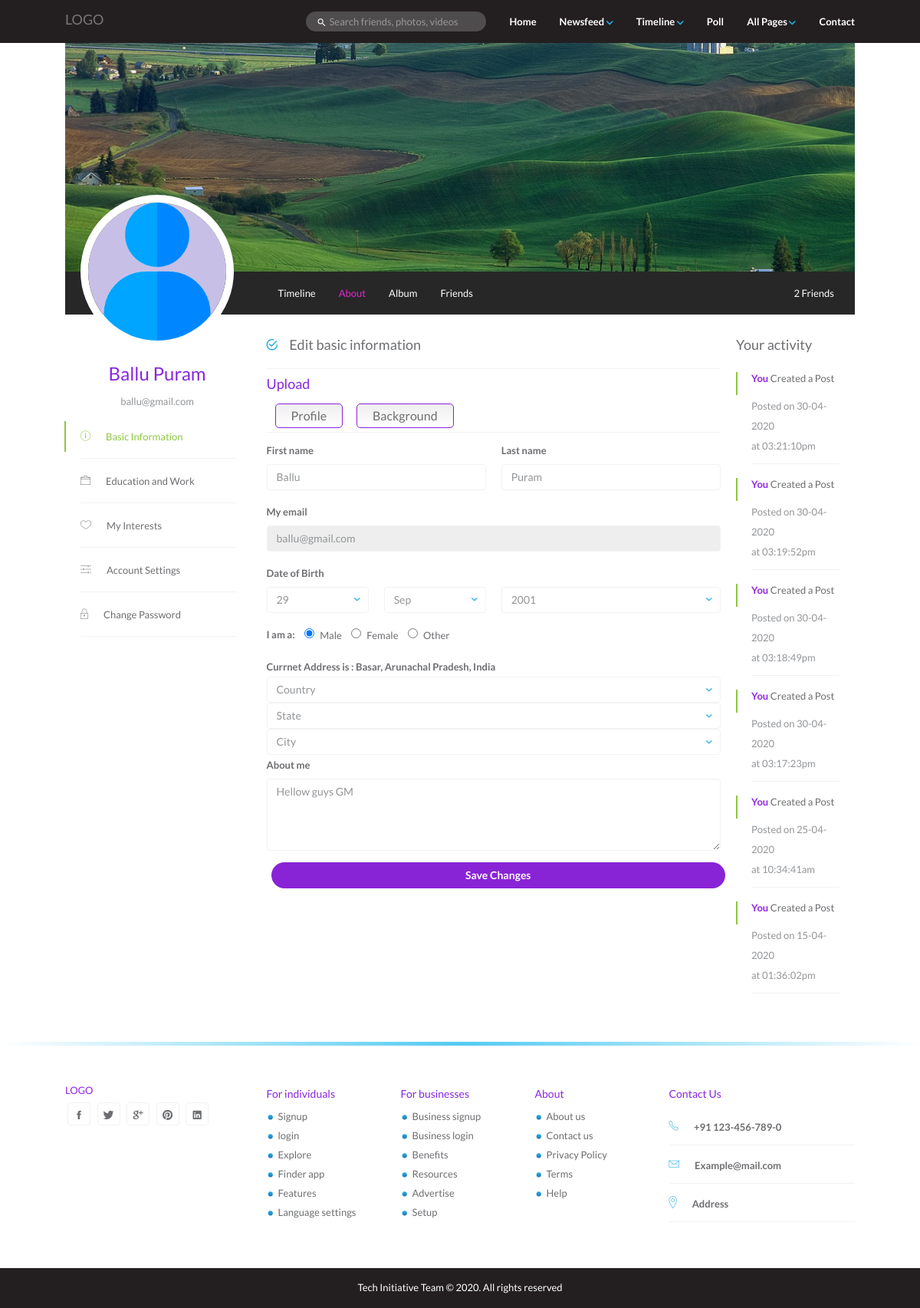
Screenshot of /edit-profile-basic.php (signed in) with the database file from the repository.
### tables this page shows
CREATE TABLE `users` (
  `id` int(11) NOT NULL,
  `firstname` text NOT NULL,
  `lastname` text NOT NULL,
  `email` text NOT NULL,
  `password` text NOT NULL,
  `day` int(11) NOT NULL,
  `month` text NOT NULL,
  `year` int(11) NOT NULL,
  `gender` text NOT NULL,
  `state` text NOT NULL,
  `country` text NOT NULL,
  `district` text NOT NULL,
  `profile` text NOT NULL,
  `cover` text NOT NULL,
  `about` text NOT NULL
);

CREATE TABLE `activity` (
  `sr` int(11) NOT NULL,
  `uid` text NOT NULL,
  `act` text NOT NULL,
  `actt` int(11) NOT NULL
);

### edit-profile-basic.php (the view, shortened to what the rows shown need)
<?php include("php/timeline/timeline.php"); ?>
<?php include("php/profile/edit-basic-profile.php"); ?>
<!DOCTYPE html>
<html lang="en">
  <head>
    <link rel="stylesheet" href="css/bootstrap.min.css" />
    <link rel="stylesheet" href="css/style.css" />
    <link rel="stylesheet" href="css/style2.css">
    <link rel="stylesheet" href="css/ionicons.min.css" />
    <link rel="stylesheet" href="css/font-awesome.min.css" />
  </head>
  <body>
    <div class="container">
      <div class="timeline">
        <div class="timeline-cover">
          <div class="timeline-nav-bar hidden-sm hidden-xs">
            <div class="row">
              <div class="col-md-3">
                <div class="profile-info">
                  <img
                    src="php/index/usr/<?php echo $profile; ?>"
                    alt=""
                    class="img-responsive profile-photo"
                  />
                  <h3><?php echo "$firstname $lastname" ?></h3>
                  <p class="text-muted"><?php echo $email ?></p>
                </div>
              </div>
            </div>
          </div>
        </div>
        <div id="page-contents">
          <div class="row">
            <div class="col-md-7">
              <div class="edit-profile-container">
                <div class="edit-block">
                  <form name="basic-info" id="basic-info" class="form-inline" method="POST">
                    <div class="row">
                      <div class="form-group col-xs-6">
                        <label for="firstname">First name</label>
                        <input
                          id="firstname"
                          value="<?php echo $firstname ?>"
                          class="form-control input-group-lg"
                          type="text"
                          name="firstname"
                          title="Enter first name"
                          placeholder="First name"
                          required
                        />
                      </div>
                      <div class="form-group col-xs-6">
                        <label for="lastname" class="">Last name</label>
                        <input
                          id="lastname"
                          value="<?php echo $lastname ?>"
                          class="form-control input-group-lg"
                          type="text"
                          name="lastname"
                          title="Enter last name"
                          placeholder="Last name"
                          required
                        />
                      </div>
                    </div>
                    <div class="row">
                      <div class="form-group col-xs-12">
                        <label for="email">My email</label>
                        <input
                          id="email"
                          value="<?php echo $email ?>"
                          class="form-control input-group-lg"
                          type="text"7
                          name="email"
                          title="You can not update email"
                          placeholder="My Email"
                          required
                          disabled
                        />
                      </div>
                    </div>
                    <div class="row">
                      <p class="custom-label"><strong>Date of Birth</strong></p>
                      <div class="form-group col-sm-3 col-xs-6">
                        <select name="day" class="form-control" id="day" required>
                          <?php
                          for ($i=1; $i <=31 ; $i++) {
                            if($i==$day)
                            {
                              echo "<option value='$i' selected>$i</option>";
                            }
                            else
                            {
                              echo "<option value='$i'>$i</option>";
                            }
                          }
                          ?>
                        </select>
                      </div>
                      <div class="form-group col-sm-3 col-xs-6">
                      </div>
                      <div class="form-group col-sm-6 col-xs-12">
                        <select name="year" class="form-control" id="year" required>
                          <?php
                          $year=date("Y")-5;
                          for ($i=0; $i < 200; $i++) {
                            if($year==$yr)
                            {
                              echo "<option value='$year' selected>".$year."</option>";
                            }
                            else
                            {
                            echo "<option value='$year'>".$year."</option>";
                            }
                            $year--;
                          }
                          ?>
                        </select>
                      </div>
                    </div>
                    <div class="form-group gender">
                      <span class="custom-label"><strong>I am a: </strong></span>
                    <?php if($gender=="Male"){ ?>
                      <label class="radio-inline">
                      </label>
                      <label class="radio-inline">
                      </label>
                      <label class="radio-inline">
                      </label>
                    <?php } ?>
                    </div>
                    <br>
                        <strong>Currnet Address is <?php echo ": $district, $state, $country"; ?></strong>
                        <?php include("php/index/address.php"); ?>
                    <div class="row">
                      <div class="form-group col-xs-12">
                        <label for="my-info">About me</label>
                        <textarea
                          id="my-info"
                          name="about"
                          class="form-control"
                          placeholder="Some texts about me"
                          rows="4"
                          cols="400"
                        ><?php echo $about ?></textarea>
                      </div>
                    </div>
                    <button name="bupdate" class="btn btn-primary">Save Changes</button>
                  </form>
                </div>
              </div>
            </div>
            <div class="col-md-2 static">
              <div id="sticky-sidebar">
                <?php foreach ($activity as $act): ?>
                  <div class="feed-item">
                    <div class="live-activity">
                      <p><a href="#" class="profile-link">You </a><?php echo $act['act']; ?></p>
                      <p class="text-muted"><?php echo "Posted on " . date("d-m-Y", $act['actt']); echo "<br> at ".date("h:i:sa",$act['actt']); ?></p>
                    </div>
                  </div>
                <?php endforeach ?>
              </div>
            </div>
          </div>
        </div>
      </div>
    </div>
  </body>
</html>

### rows the page displays
users: profile (placeholder picture), firstname "Ballu", lastname "Puram", email "ballu@gmail.com", day "29", year "2001", district "Basar", state "Arunachal Pradesh", country "India", about "Hellow guys GM"
activity: act "Created a Post", actt "30-04-2020", actt "03:21:10pm"
activity: act "Created a Post", actt "30-04-2020", actt "03:19:52pm"
activity: act "Created a Post", actt "30-04-2020", actt "03:18:49pm"
activity: act "Created a Post", actt "30-04-2020", actt "03:17:23pm"
activity: act "Created a Post", actt "25-04-2020", actt "10:34:41am"
activity: act "Created a Post", actt "15-04-2020", actt "01:36:02pm"

### other values shown
$follower "2"
form field month "Sep"
